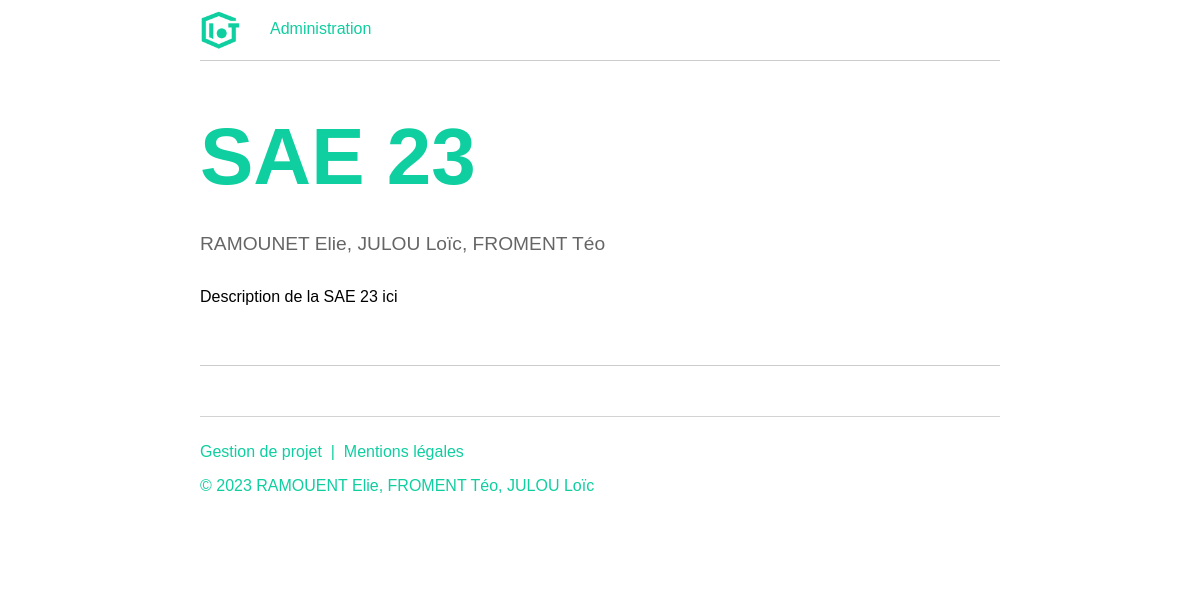
Before: / with the older database file.
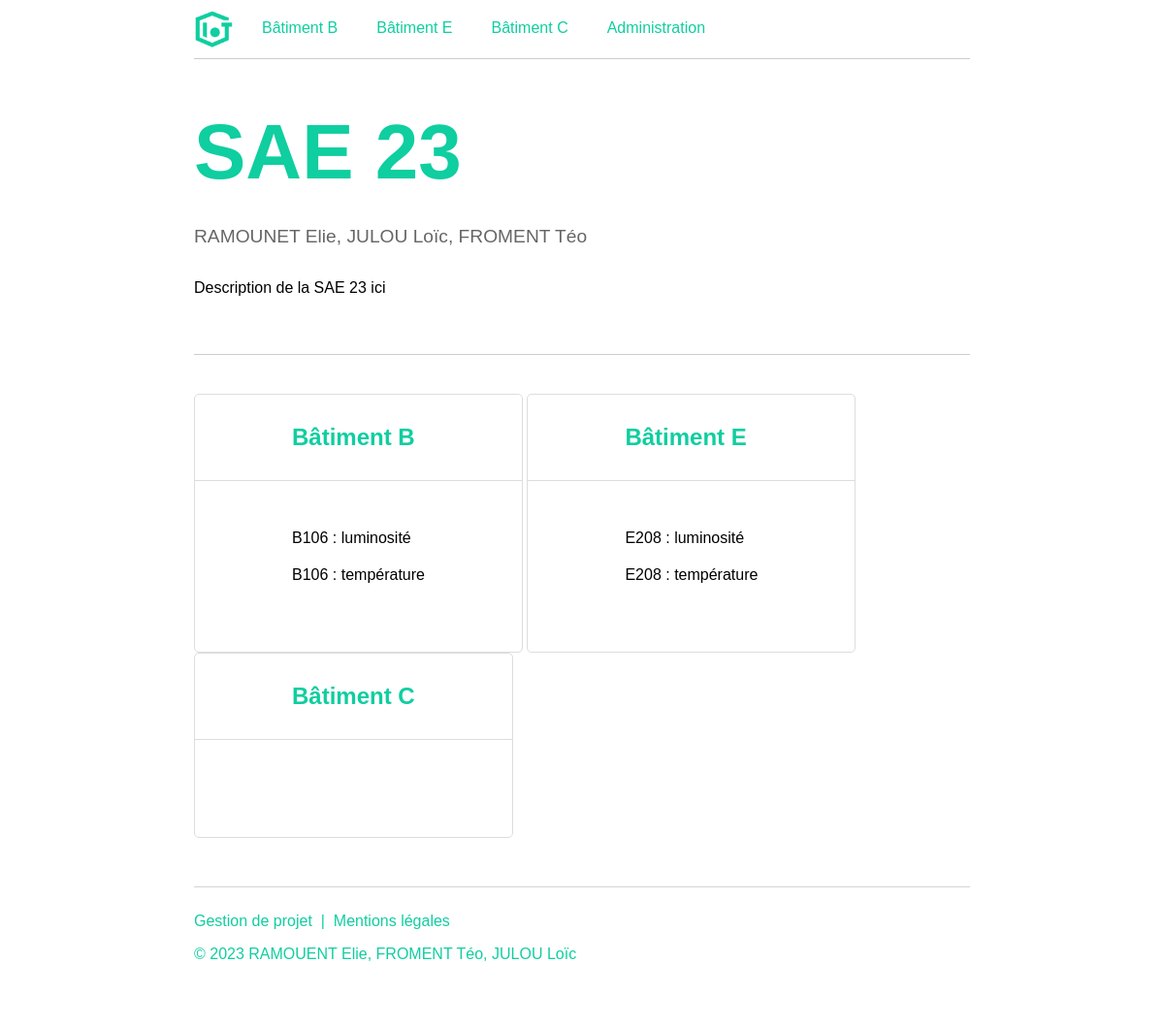
After: the same page with the newer database file.
### tables this page shows
CREATE TABLE `Batiment` (
  `id_bat` tinyint(4) NOT NULL,
  `nom_bat` varchar(1) NOT NULL,
  `login_gest` varchar(25) NOT NULL,
  `password_gest` varchar(64) NOT NULL
);

CREATE TABLE `Capteur` (
  `id_capt` tinyint(4) NOT NULL,
  `id_bat` tinyint(4) NOT NULL,
  `nom_capt` varchar(25) NOT NULL,
  `type_capt` varchar(25) NOT NULL
);

### index.php (the view, shortened to what this page needs)
<?php
	require('inc/db.php');
	require('inc/functions.php');
	$buildings_query = mysqli_query($db, 'SELECT id_bat, nom_bat FROM Batiment');
	$buildings = mysqli_fetch_all($buildings_query);
	html_header(
    'SAE 23 - Accueil',
    'Page d\'accueil de la SAE 23'
  );
	html_nav($buildings);
?>
<header>
		<h1>SAE 23</h1>
		<small>RAMOUNET Elie, JULOU Loïc, FROMENT Téo</small>
		<p class="description">Description de la SAE 23 ici</p>
</header>
<main>
	<?php
		foreach($buildings as $building)
		{
		?>
		<div class="box">
			<a href="./sensors.php?b=<?php echo $building[0] ?>"><h2>Bâtiment <?php echo $building[1] ?></h2></a>
			<ul>
				<?php
				$sensors_query = mysqli_query($db, 'SELECT nom_capt FROM Capteur WHERE id_bat = ' . $building[0]);
				while ($sensor = mysqli_fetch_assoc($sensors_query))
				{
					echo '<li>' . str_replace('-', ' : ', $sensor['nom_capt']) . '</li>';
				}
				?>
			</ul>
		</div>
		<?php
		}
	?>
</main>
<?php
html_footer();
?>

### inc/functions.php (shortened to what this page needs)
<?php
	function html_header($title, $description) {
		echo "<!DOCTYPE html>
		<html>
		<head>
			<meta charset='utf-8'>
			<meta name='viewport' content='width=device-width, initial-scale=1'>
			<meta name='description' content=\"$description\">
			<meta name='author' content='RAMOUNET Elie, JULOU Loïc, FROMENT Téo'>
			<link type='text/css' rel='stylesheet' href='css/style.css'>
			<title>$title</title>
		</head>
		<body>";
	}
	function html_nav($buildings) {
		$nav = '<nav class="flex">
		<img alt="Logo d\'IoT" src="./img/logo.png" class="logo">';
		foreach($buildings as $building)
			$nav = $nav . '<a href="sensors.php?b=' . $building[0] . '">Bâtiment ' . $building[1] . '</a>';
		$nav = $nav . '<a href="admin.php">Administration</a>';
		echo $nav . '</nav>';
	}
	function html_footer() {
		echo "<footer>
		<p><a href='projet.php'>Gestion de projet</a>&nbsp; | &nbsp;<a href='legal.php'>Mentions légales</a>
			<p>&copy; 2023 RAMOUENT Elie, FROMENT Téo, JULOU Loïc</p>
			</footer>
		</body>
		</html>";
	}
?>

### css/style.css (style rules this page uses)
:root { --blue1: #00a6fb; --blue2: #0582CA; --blue3: #006494; --blue4: #003554; --black: #051923; --green: #0fcea0; }
* { font-family: sans-serif, arial; box-sizing: border-box; }
html { scroll-behavior: smooth; }
body { margin: 0 400px 0; }
.flex { display: flex; }
.logo { width: 40px; margin-right: 20px; }
h1 { color: var(--green); font-size: 5em; margin: 50px 0 30px; }
header small { font-size: 1.2em; opacity: 0.6; }
header { border-bottom: 1px solid #ccc; padding-bottom: 40px; margin: 20px 0 40px; }
.description { line-height: 1.5; margin-top: 30px; text-align: justify; }
a { color: var(--green); text-decoration: none; }
nav { padding: 10px 0; border-bottom: 1px solid #ccc; margin-bottom: 30px; position: sticky; top: 0; z-index: 9; background-color: white; }
nav a { display: inline-block; padding: 10px; border-radius: 3px; margin-right: 20px; }
.box { border-radius: 5px; display: inline-block; border: 1px solid #ddd; }
.box h2 { border-bottom: 1px solid #ddd; margin: 0; padding: 30px 100px; }
.box ul { margin: 0; padding: 50px 100px; }
.box ul li { list-style-type: none; margin-bottom: 20px; }
h2 { margin: 40px 0 30px; color: var(--green); }
footer { padding: 10px 0 50px; color: var(--green); border-top: 1px solid lightgray; margin-top: 50px; }
@media all and (max-width: 1466px) { body { margin: 0 200px 0; } }

Changed rows visible on the page:
added batiment: nom_bat "B"
added batiment: nom_bat "E"
added batiment: nom_bat "C"
added capteur: nom_capt "B106 : luminosité", shown under "B"
added capteur: nom_capt "B106 : température", shown under "B"
added capteur: nom_capt "E208 : luminosité", shown under "E"
added capteur: nom_capt "E208 : température", shown under "E"
Other visible differences:
text now shown: "Bâtiment Bâtiment Bâtiment"
